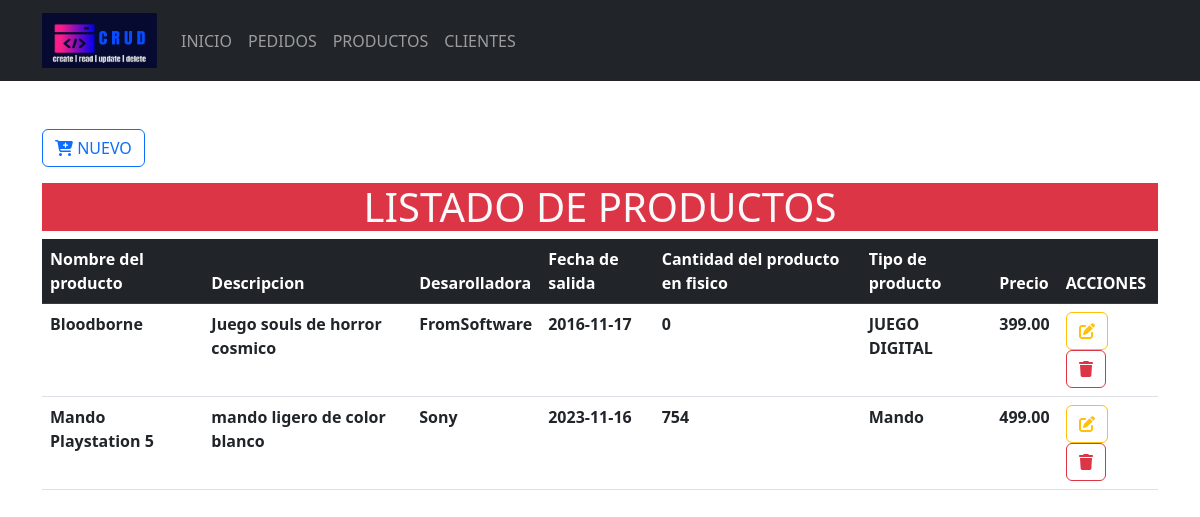
/Formularios/categorias/index.php, run on the app's committed database.
### tables this page shows
CREATE TABLE `productos` (
  `id_producto` int(10) NOT NULL,
  `nom_producto` varchar(100) NOT NULL,
  `descripcion` varchar(100) NOT NULL,
  `desarolladora` varchar(100) NOT NULL,
  `fecha_salida` date NOT NULL,
  `edi_fisicas` int(10) NOT NULL,
  `tip_prod` varchar(100) NOT NULL,
  `precio` decimal(10,2) NOT NULL
);

### Formularios/categorias/index.php (the view, shortened to what this page needs)
<?php
include_once("../../config/conexion.php")
?>
<!doctype html>
<html lang="es">
<head>
    <link rel="stylesheet" href="<?php echo base_url; ?>css/bootstrap.min.css">
<body>
    <header>
        <nav class="navbar navbar-expand-lg bg-dark" data-bs-theme="dark">
            <div class="container">
                <a class="navbar-brand" href="<?php echo base_url; ?>">
                    <img src="<?php echo base_url; ?>img/logo.png" alt="logo" height="55" width="115">
                </a>
                <div class="collapse navbar-collapse" id="mi-menu">
                    <ul class="navbar-nav">
                        <li class="nav-item">
                            <a class="nav-link" href="<?php echo base_url; ?>">INICIO</a>
                        </li>
                        <li class="nav-item">
                            <a class="nav-link" href="<?php echo base_url; ?>Formularios/productos/index.php">PEDIDOS</a>
                        </li>
                        <li class="nav-item">
                            <a class="nav-link" href="<?php echo base_url; ?>Formularios/categorias/index.php">PRODUCTOS</a>
                        </li>
                        <li class="nav-item">
                            <a class="nav-link" href="<?php echo base_url; ?>Formularios/marcas/index.php">CLIENTES</a>
                        </li>
                    </ul>
                </div>
            </div>
        </nav>
    </header>
    <div class="container-lg mt-5">
        <a href="crear.php" type="button" class="btn btn-outline-primary mb-3">
            <i class="fa-solid fa-cart-plus fa-beat"></i>
            NUEVO
        </a>
        <h1 class="text-center bg-danger text-light ">LISTADO DE PRODUCTOS</h1>
        <div class="table-responsive-sm">
            <table class="table table-hover">
                <thead class="table-dark">
                    <tr>
                        <th scope="col">Nombre del producto</th>
                        <th scope="col">Descripcion</th>
                        <th scope="col">Desarolladora</th>
                        <th scope="col">Fecha de salida</th>
                        <th scope="col">Cantidad del producto en fisico</th>
                        <th scope="col">Tipo de producto</th>
                        <th scope="col">Precio</th>
                        <th scope="col">ACCIONES</th>
                    </tr>
                </thead>
                <tbody>
                    <?php
                    $sql = $conexion->query("SELECT * FROM productos");
                    while ($resultado = $sql->fetch_assoc()) {
                    ?>
                        <tr>
                            <th scope="row"><?php echo $resultado['nom_producto'] ?></th>
                            <th scope="row"><?php echo $resultado['descripcion'] ?></th>
                            <th scope="row"><?php echo $resultado['desarolladora'] ?></th>
                            <th scope="row"><?php echo $resultado['fecha_salida'] ?></th>
                            <th scope="row"><?php echo $resultado['edi_fisicas'] ?></th>
                            <th scope="row"><?php echo $resultado['tip_prod'] ?></th>
                            <th scope="row"><?php echo $resultado['precio'] ?></th>
                            <th scope="row">
                                <a href="<?php echo base_url; ?>Formularios/categorias/actualizar.php?Id=<?php echo $resultado['id_producto'] ?>" class="btn btn-outline-warning">
                                    <i class="fa-solid fa-pen-to-square fa-beat"></i>
                                </a>
                                <a href="<?php echo base_url; ?>CRUDC/eliminarDatos.php?Id=<?php echo $resultado['id_producto'] ?>" class="btn btn-outline-danger">
                                    <i class="fa-solid fa-trash fa-beat"></i>
                                </a>
                            </th>
                        </tr>
                    <?php
                    }
                    ?>
                </tbody>
            </table>
        </div>
    </div>
</body>
</html>

### data on the page
productos: nom_producto "Bloodborne", descripcion "Juego souls de horror cosmico", desarolladora "FromSoftware", fecha_salida "2016-11-17", edi_fisicas "0", tip_prod "JUEGO DIGITAL", precio "399.00"
productos: nom_producto "Mando Playstation 5", descripcion "mando ligero de color blanco", desarolladora "Sony", fecha_salida "2023-11-16", edi_fisicas "754", tip_prod "Mando", precio "499.00"
